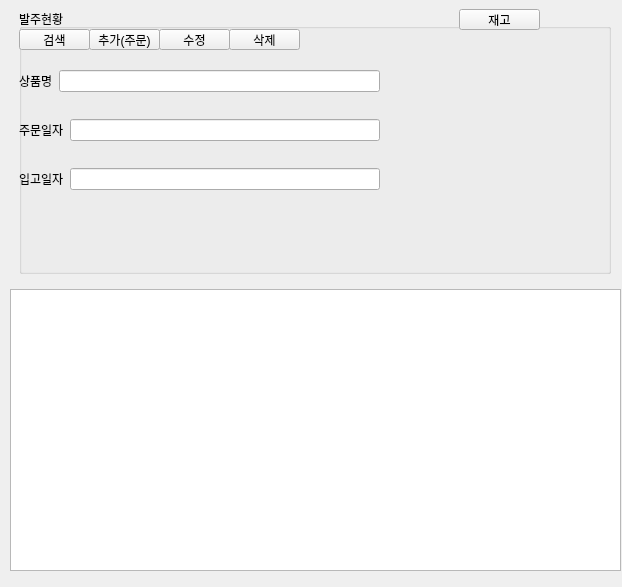
<?xml version="1.0" encoding="UTF-8"?>
<ui version="4.0">
 <class>Form</class>
 <widget class="QWidget" name="Form">
  <property name="geometry">
   <rect>
    <x>0</x>
    <y>0</y>
    <width>622</width>
    <height>587</height>
   </rect>
  </property>
  <property name="windowTitle">
   <string>Form</string>
  </property>
  <widget class="QWidget" name="verticalLayoutWidget">
   <property name="geometry">
    <rect>
     <x>10</x>
     <y>0</y>
     <width>611</width>
     <height>571</height>
    </rect>
   </property>
   <layout class="QVBoxLayout" name="verticalLayout">
    <item>
     <widget class="QWidget" name="widget" native="true">
      <layout class="QHBoxLayout" name="horizontalLayout">
       <item>
        <widget class="QGroupBox" name="groupBox">
         <property name="sizePolicy">
          <sizepolicy hsizetype="MinimumExpanding" vsizetype="Preferred">
           <horstretch>0</horstretch>
           <verstretch>0</verstretch>
          </sizepolicy>
         </property>
         <property name="title">
          <string>발주현황</string>
         </property>
         <widget class="QWidget" name="verticalLayoutWidget_2">
          <property name="geometry">
           <rect>
            <x>0</x>
            <y>40</y>
            <width>361</width>
            <height>164</height>
           </rect>
          </property>
          <layout class="QVBoxLayout" name="verticalLayout_2">
           <item>
            <layout class="QHBoxLayout" name="horizontalLayout_4">
             <item>
              <widget class="QLabel" name="label_prod_name">
               <property name="text">
                <string>상품명</string>
               </property>
              </widget>
             </item>
             <item>
              <widget class="QLineEdit" name="prod_name">
               <property name="inputMask">
                <string/>
               </property>
               <property name="text">
                <string/>
               </property>
              </widget>
             </item>
            </layout>
           </item>
           <item>
            <layout class="QHBoxLayout" name="horizontalLayout_5">
             <item>
              <widget class="QLabel" name="label_prod_orddate">
               <property name="text">
                <string>주문일자</string>
               </property>
              </widget>
             </item>
             <item>
              <widget class="QLineEdit" name="prod_orderdate">
               <property name="inputMask">
                <string/>
               </property>
               <property name="text">
                <string/>
               </property>
              </widget>
             </item>
            </layout>
           </item>
           <item>
            <layout class="QHBoxLayout" name="horizontalLayout_3">
             <item>
              <widget class="QLabel" name="label_prod_delidate">
               <property name="text">
                <string>입고일자</string>
               </property>
              </widget>
             </item>
             <item>
              <widget class="QLineEdit" name="prod_delidate"/>
             </item>
            </layout>
           </item>
          </layout>
         </widget>
         <widget class="QPushButton" name="btn_search">
          <property name="geometry">
           <rect>
            <x>0</x>
            <y>20</y>
            <width>71</width>
            <height>21</height>
           </rect>
          </property>
          <property name="sizePolicy">
           <sizepolicy hsizetype="Minimum" vsizetype="MinimumExpanding">
            <horstretch>0</horstretch>
            <verstretch>0</verstretch>
           </sizepolicy>
          </property>
          <property name="text">
           <string>검색</string>
          </property>
         </widget>
         <widget class="QPushButton" name="pushButton_2">
          <property name="geometry">
           <rect>
            <x>440</x>
            <y>0</y>
            <width>81</width>
            <height>21</height>
           </rect>
          </property>
          <property name="sizePolicy">
           <sizepolicy hsizetype="Minimum" vsizetype="MinimumExpanding">
            <horstretch>0</horstretch>
            <verstretch>0</verstretch>
           </sizepolicy>
          </property>
          <property name="text">
           <string>재고</string>
          </property>
         </widget>
         <widget class="QLabel" name="prod_img">
          <property name="geometry">
           <rect>
            <x>380</x>
            <y>30</y>
            <width>210</width>
            <height>220</height>
           </rect>
          </property>
          <property name="text">
           <string/>
          </property>
         </widget>
         <widget class="QPushButton" name="btn_add">
          <property name="geometry">
           <rect>
            <x>70</x>
            <y>20</y>
            <width>71</width>
            <height>21</height>
           </rect>
          </property>
          <property name="sizePolicy">
           <sizepolicy hsizetype="Minimum" vsizetype="MinimumExpanding">
            <horstretch>0</horstretch>
            <verstretch>0</verstretch>
           </sizepolicy>
          </property>
          <property name="text">
           <string>추가(주문)</string>
          </property>
         </widget>
         <widget class="QPushButton" name="btn_mod">
          <property name="geometry">
           <rect>
            <x>140</x>
            <y>20</y>
            <width>71</width>
            <height>21</height>
           </rect>
          </property>
          <property name="sizePolicy">
           <sizepolicy hsizetype="Minimum" vsizetype="MinimumExpanding">
            <horstretch>0</horstretch>
            <verstretch>0</verstretch>
           </sizepolicy>
          </property>
          <property name="text">
           <string>수정</string>
          </property>
         </widget>
         <widget class="QPushButton" name="btn_del">
          <property name="geometry">
           <rect>
            <x>210</x>
            <y>20</y>
            <width>71</width>
            <height>21</height>
           </rect>
          </property>
          <property name="sizePolicy">
           <sizepolicy hsizetype="Minimum" vsizetype="MinimumExpanding">
            <horstretch>0</horstretch>
            <verstretch>0</verstretch>
           </sizepolicy>
          </property>
          <property name="text">
           <string>삭제</string>
          </property>
         </widget>
        </widget>
       </item>
       <item>
        <spacer name="verticalSpacer">
         <property name="orientation">
          <enum>Qt::Vertical</enum>
         </property>
         <property name="sizeHint" stdset="0">
          <size>
           <width>1</width>
           <height>40</height>
          </size>
         </property>
        </spacer>
       </item>
      </layout>
     </widget>
    </item>
    <item>
     <layout class="QHBoxLayout" name="horizontalLayout_2">
      <item>
       <widget class="QTableWidget" name="delivery">
        <property name="maximumSize">
         <size>
          <width>16777215</width>
          <height>320</height>
         </size>
        </property>
       </widget>
      </item>
     </layout>
    </item>
   </layout>
  </widget>
 </widget>
 <resources/>
 <connections>
  <connection>
   <sender>pushButton_2</sender>
   <signal>clicked()</signal>
   <receiver>Form</receiver>
   <slot>btn_third_to_second()</slot>
   <hints>
    <hint type="sourcelabel">
     <x>509</x>
     <y>19</y>
    </hint>
    <hint type="destinationlabel">
     <x>424</x>
     <y>-12</y>
    </hint>
   </hints>
  </connection>
 </connections>
 <slots>
  <slot>btn_third_to_second()</slot>
 </slots>
</ui>
